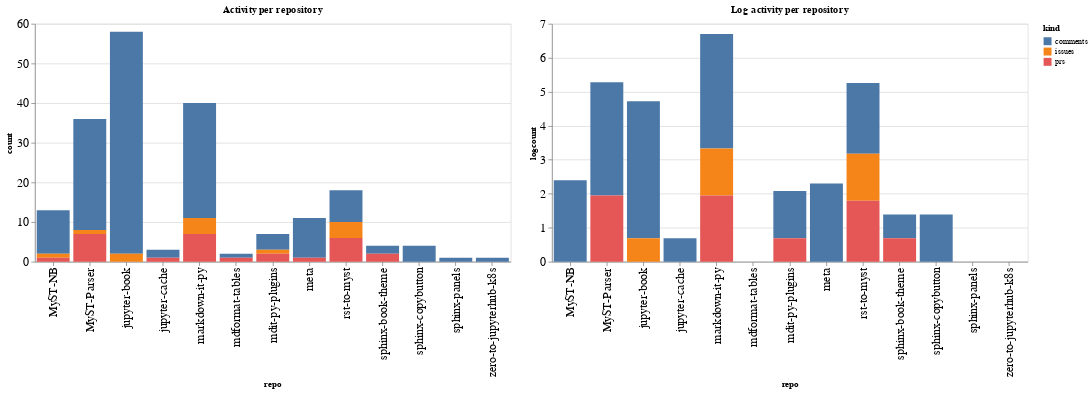

The notebook cell saved with this chart:
### Code cell
ch1 = alt.Chart(repo_summaries, width=600, title="Activity per repository").mark_bar().encode(
    x='repo',
    y='count',
    color='kind',
    tooltip="kind"
)

ch2 = alt.Chart(repo_summaries, width=600, title="Log activity per repository").mark_bar().encode(
    x='repo',
    y='logcount',
    color='kind',
    tooltip="kind"
)

ch1 | ch2

### Figure 1 — Vega-Lite specification as saved in the notebook (floating-point values rounded to 4 significant figures)
{"config": {"axisLeft": {"labelFontSize": 15}, "axisBottom": {"labelFontSize": 15}}, "hconcat": [{"mark": "bar", "encoding": {"color": {"type": "nominal", "field": "kind"}, "tooltip": {"type": "nominal", "field": "kind"}, "x": {"type": "nominal", "field": "repo"}, "y": {"type": "quantitative", "field": "count"}}, "title": "Activity per repository", "width": 600}, {"mark": "bar", "encoding": {"color": {"type": "nominal", "field": "kind"}, "tooltip": {"type": "nominal", "field": "kind"}, "x": {"type": "nominal", "field": "repo"}, "y": {"type": "quantitative", "field": "logcount"}}, "title": "Log activity per repository", "width": 600}], "data": {"name": "data-775dddec31e4cc777eaddd3afd404730"}, "$schema": "https://vega.github.io/schema/vega-lite/v4.8.1.json", "datasets": {"data-775dddec31e4cc777eaddd3afd404730": [{"repo": "MyST-NB", "kind": "comments", "count": 11, "logcount": 2.398}, {"repo": "MyST-NB", "kind": "issues", "count": 1, "logcount": 0.0}, {"repo": "MyST-NB", "kind": "prs", "count": 1, "logcount": 0.0}, {"repo": "MyST-Parser", "kind": "comments", "count": 28, "logcount": 3.332}, {"repo": "MyST-Parser", "kind": "issues", "count": 1, "logcount": 0.0}, {"repo": "MyST-Parser", "kind": "prs", "count": 7, "logcount": 1.946}, {"repo": "jupyter-book", "kind": "comments", "count": 56, "logcount": 4.025}, {"repo": "jupyter-book", "kind": "issues", "count": 2, "logcount": 0.6931}, {"repo": "jupyter-cache", "kind": "comments", "count": 2, "logcount": 0.6931}, {"repo": "jupyter-cache", "kind": "prs", "count": 1, "logcount": 0.0}, {"repo": "markdown-it-py", "kind": "comments", "count": 29, "logcount": 3.367}, {"repo": "markdown-it-py", "kind": "issues", "count": 4, "logcount": 1.386}, {"repo": "markdown-it-py", "kind": "prs", "count": 7, "logcount": 1.946}, {"repo": "mdformat-tables", "kind": "comments", "count": 1, "logcount": 0.0}, {"repo": "mdformat-tables", "kind": "prs", "count": 1, "logcount": 0.0}, {"repo": "mdit-py-plugins", "kind": "comments", "count": 4, "logcount": 1.386}, {"repo": "mdit-py-plugins", "kind": "issues", "count": 1, "logcount": 0.0}, {"repo": "mdit-py-plugins", "kind": "prs", "count": 2, "logcount": 0.6931}, {"repo": "meta", "kind": "comments", "count": 10, "logcount": 2.303}, {"repo": "meta", "kind": "prs", "count": 1, "logcount": 0.0}, {"repo": "rst-to-myst", "kind": "comments", "count": 8, "logcount": 2.079}, {"repo": "rst-to-myst", "kind": "issues", "count": 4, "logcount": 1.386}, {"repo": "rst-to-myst", "kind": "prs", "count": 6, "logcount": 1.792}, {"repo": "sphinx-book-theme", "kind": "comments", "count": 2, "logcount": 0.6931}, {"repo": "sphinx-book-theme", "kind": "prs", "count": 2, "logcount": 0.6931}, {"repo": "sphinx-copybutton", "kind": "comments", "count": 4, "logcount": 1.386}, {"repo": "sphinx-panels", "kind": "comments", "count": 1, "logcount": 0.0}, {"repo": "zero-to-jupyterhub-k8s", "kind": "comments", "count": 1, "logcount": 0.0}]}}
